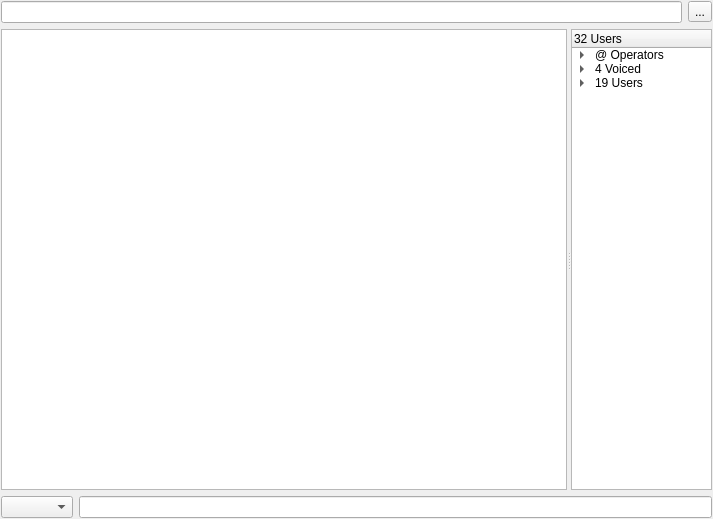
<ui version="4.0" >
 <class>BufferWidget</class>
 <widget class="QWidget" name="BufferWidget" >
  <property name="geometry" >
   <rect>
    <x>0</x>
    <y>0</y>
    <width>713</width>
    <height>519</height>
   </rect>
  </property>
  <property name="sizePolicy" >
   <sizepolicy>
    <hsizetype>3</hsizetype>
    <vsizetype>3</vsizetype>
    <horstretch>0</horstretch>
    <verstretch>0</verstretch>
   </sizepolicy>
  </property>
  <property name="minimumSize" >
   <size>
    <width>200</width>
    <height>100</height>
   </size>
  </property>
  <property name="contextMenuPolicy" >
   <enum>Qt::DefaultContextMenu</enum>
  </property>
  <property name="windowTitle" >
   <string>YourNickname #quassel Network: The Topic</string>
  </property>
  <layout class="QVBoxLayout" >
   <property name="margin" >
    <number>1</number>
   </property>
   <property name="spacing" >
    <number>6</number>
   </property>
   <item>
    <layout class="QHBoxLayout" >
     <property name="margin" >
      <number>0</number>
     </property>
     <property name="spacing" >
      <number>6</number>
     </property>
     <item>
      <widget class="QLineEdit" name="topicEdit" >
       <property name="focusPolicy" >
        <enum>Qt::ClickFocus</enum>
       </property>
       <property name="readOnly" >
        <bool>true</bool>
       </property>
      </widget>
     </item>
     <item>
      <widget class="QToolButton" name="chanSettingsButton" >
       <property name="windowModality" >
        <enum>Qt::NonModal</enum>
       </property>
       <property name="sizePolicy" >
        <sizepolicy>
         <hsizetype>0</hsizetype>
         <vsizetype>0</vsizetype>
         <horstretch>0</horstretch>
         <verstretch>0</verstretch>
        </sizepolicy>
       </property>
       <property name="layoutDirection" >
        <enum>Qt::LeftToRight</enum>
       </property>
       <property name="text" >
        <string>...</string>
       </property>
      </widget>
     </item>
    </layout>
   </item>
   <item>
    <widget class="QSplitter" name="splitter" >
     <property name="sizePolicy" >
      <sizepolicy>
       <hsizetype>7</hsizetype>
       <vsizetype>5</vsizetype>
       <horstretch>0</horstretch>
       <verstretch>0</verstretch>
      </sizepolicy>
     </property>
     <property name="lineWidth" >
      <number>1</number>
     </property>
     <property name="orientation" >
      <enum>Qt::Horizontal</enum>
     </property>
     <widget class="QTextBrowser" name="chatWidget" >
      <property name="sizePolicy" >
       <sizepolicy>
        <hsizetype>7</hsizetype>
        <vsizetype>5</vsizetype>
        <horstretch>4</horstretch>
        <verstretch>0</verstretch>
       </sizepolicy>
      </property>
      <property name="font" >
       <font>
        <family>Bitstream Vera Sans Mono</family>
        <pointsize>8</pointsize>
        <weight>50</weight>
        <bold>false</bold>
       </font>
      </property>
      <property name="html" >
       <string>&lt;html>&lt;head>&lt;meta name="qrichtext" content="1" />&lt;style type="text/css">
p, li { white-space: pre-wrap; }
&lt;/style>&lt;/head>&lt;body style=" font-family:'Bitstream Vera Sans Mono'; font-size:8pt; font-weight:400; font-style:normal; text-decoration:none;">
&lt;p style="-qt-paragraph-type:empty; margin-top:0px; margin-bottom:0px; margin-left:0px; margin-right:0px; -qt-block-indent:0; text-indent:0px; font-family:'Nimbus Mono L';">&lt;/p>&lt;/body>&lt;/html></string>
      </property>
     </widget>
     <widget class="QTreeWidget" name="nickTree" >
      <property name="sizePolicy" >
       <sizepolicy>
        <hsizetype>5</hsizetype>
        <vsizetype>5</vsizetype>
        <horstretch>1</horstretch>
        <verstretch>0</verstretch>
       </sizepolicy>
      </property>
      <property name="layoutDirection" >
       <enum>Qt::LeftToRight</enum>
      </property>
      <property name="dragEnabled" >
       <bool>true</bool>
      </property>
      <property name="textElideMode" >
       <enum>Qt::ElideRight</enum>
      </property>
      <property name="rootIsDecorated" >
       <bool>true</bool>
      </property>
      <property name="sortingEnabled" >
       <bool>false</bool>
      </property>
      <property name="animated" >
       <bool>false</bool>
      </property>
      <property name="columnCount" >
       <number>1</number>
      </property>
      <column>
       <property name="text" >
        <string>32 Users</string>
       </property>
      </column>
      <item>
       <property name="text" >
        <string>@ Operators</string>
       </property>
       <item>
        <property name="text" >
         <string>New Sub Item</string>
        </property>
       </item>
       <item>
        <property name="text" >
         <string>New Item</string>
        </property>
       </item>
       <item>
        <property name="text" >
         <string>New Item</string>
        </property>
       </item>
      </item>
      <item>
       <property name="text" >
        <string>4 Voiced</string>
       </property>
       <item>
        <property name="text" >
         <string>New Item</string>
        </property>
       </item>
       <item>
        <property name="text" >
         <string>New Item</string>
        </property>
       </item>
       <item>
        <property name="text" >
         <string>New Item</string>
        </property>
       </item>
      </item>
      <item>
       <property name="text" >
        <string>19 Users</string>
       </property>
       <item>
        <property name="text" >
         <string>New Sub Item</string>
        </property>
       </item>
       <item>
        <property name="text" >
         <string>New Item</string>
        </property>
       </item>
       <item>
        <property name="text" >
         <string>New Item</string>
        </property>
       </item>
       <item>
        <property name="text" >
         <string>New Item</string>
        </property>
       </item>
      </item>
     </widget>
    </widget>
   </item>
   <item>
    <layout class="QHBoxLayout" >
     <property name="margin" >
      <number>0</number>
     </property>
     <property name="spacing" >
      <number>6</number>
     </property>
     <item>
      <widget class="QComboBox" name="ownNick" >
       <property name="sizeAdjustPolicy" >
        <enum>QComboBox::AdjustToContents</enum>
       </property>
      </widget>
     </item>
     <item>
      <widget class="ChannelWidgetInput" name="inputEdit" >
       <property name="sizePolicy" >
        <sizepolicy>
         <hsizetype>3</hsizetype>
         <vsizetype>0</vsizetype>
         <horstretch>0</horstretch>
         <verstretch>0</verstretch>
        </sizepolicy>
       </property>
      </widget>
     </item>
    </layout>
   </item>
  </layout>
 </widget>
 <customwidgets>
  <customwidget>
   <class>ChannelWidgetInput</class>
   <extends>QLineEdit</extends>
   <header>channelwidgetinput.h</header>
  </customwidget>
 </customwidgets>
 <tabstops>
  <tabstop>inputEdit</tabstop>
  <tabstop>ownNick</tabstop>
  <tabstop>nickTree</tabstop>
  <tabstop>topicEdit</tabstop>
  <tabstop>chanSettingsButton</tabstop>
  <tabstop>chatWidget</tabstop>
 </tabstops>
 <resources/>
 <connections/>
</ui>
